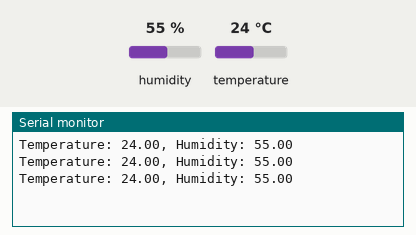
A sketch run on a simulated Arduino Uno, built with avr-gcc and run on an emulated ATmega328P. On the bench: the last lines printed to the serial monitor. The inputs (shaded band) are chosen by the test bench; at power-on: humidity 55 %, temperature 24 °C.

Above: at 2.8 s.
2.9 s: humidity set to 22 %
At 4.4 s:
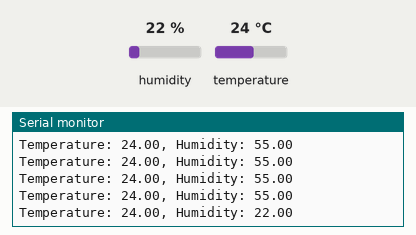
5.6 s: temperature set to 12 °C
At 6.8 s:
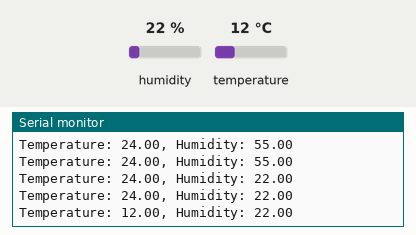
8.3 s: humidity set to 40 %
At 9.9 s:
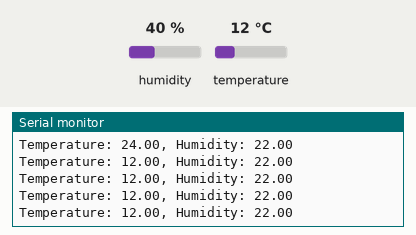
Timing chart, 0 to 11.4 s (numbered marks = the images above; inputs shaded):
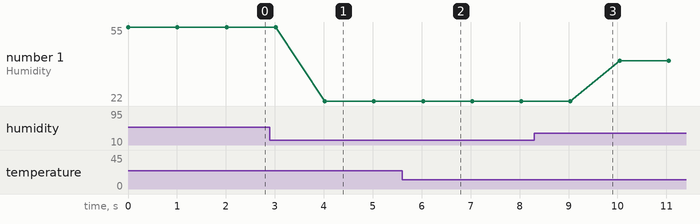

The sketch:

DHT.ino
```cpp
#include <DHT.h>

#define DHTPIN    8
#define DHTTYPE   DHT22

DHT dht(DHTPIN, DHTTYPE);

void setup() {
  Serial.begin(9600);
  dht.begin();
}

void loop() {

  float temperature = dht.readTemperature();
  float humidity = dht.readHumidity();

  Serial.print("Temperature: ");
  Serial.print(temperature);

  Serial.print(", Humidity: ");
  Serial.println(humidity);

  delay(1000);
}
```

Measured:
- after the input at 2.9 s, the serial monitor: prints a new line after 1.1 s (image 1)
- after the input at 5.6 s, the serial monitor: prints a new line after 0.43 s (image 2)
- plotted number 1: 55 → 22 after the input at 2.9 s, 22 → 40 after the input at 8.3 s
